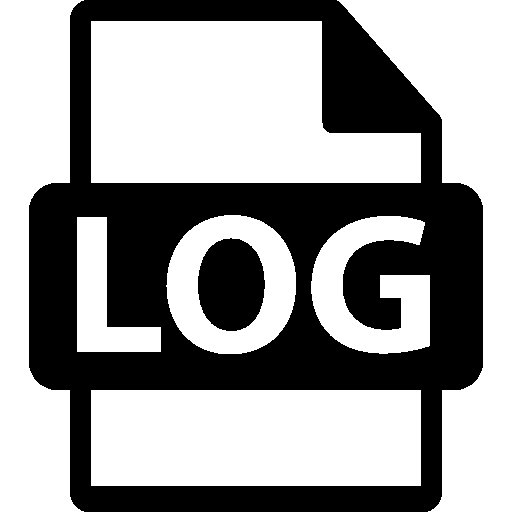
#> input picture src/resources/asset/log.png, 512 x 512 px, given in place of 1, which was not available
$ python ipcam_cv.py
#> lines starting #> are read from the running program, lines starting #| are printed output that depends on the picture; after the words box and inside, x2 and y2 are one past the last pixel; in counts of white or black regions, pixels touching at a corner belong together; pictures that were not available may be replaced by others from this repository, and a replacement may not be noted
"""
To do IP camera output and image capture.
"""
import argparse
import time
import datetime
import cv2

#ADD is the address to access IP camera.
ADD = 'rtsp://admin:1234@192.168.100.253:554/1/1'
# Cap can call protocols to RTSP and stream videos from cameras.
cap = cv2.VideoCapture(ADD)
state = ''


# 프레임에 검은색 픽셀 사각형 그리기.
def find_black_pixels(frame, th,y_value):

    """ Find the black pixels with threshold and draw a rectangle.

        Args:
            frame (frame): Original image for graying
            th (int): Threshold for gray value conversion
            y_value (int): Range to apply the rectangle on the y-axis

        Return:
            frame: The selected threshold part is overlaid on the image.
    """

    gray = cv2.cvtColor(frame, cv2.COLOR_BGR2GRAY)

    _, thresh = cv2.threshold(gray, th, 255, cv2.THRESH_BINARY)
    # thresh = cv2.adaptiveThreshold(gray, 255, cv2.ADAPTIVE_THRESH_GAUSSIAN_C, cv2.THRESH_BINARY,30,2)

    dilated = cv2.dilate(thresh, None, iterations=3)

    contours, _ = cv2.findContours(dilated, cv2.RETR_TREE, cv2.CHAIN_APPROX_SIMPLE)

    for contour in contours:
        (x, y, w, h) = cv2.boundingRect(contour)
        #contour 영역 중에 사각형을 씌울 조건걸기
        if cv2.contourArea(contour) > 600 or y >= y_value:
            continue
        # 사각형 및 텍스트 표시하기
        cv2.rectangle(frame, (x, y), (x+w, y+h), (0, 255, 0), 3)
        pixel = f"({x}, {y})"
        cv2.putText(frame, pixel, (x+3, y-10), cv2.FONT_HERSHEY_COMPLEX, 0.5, (0, 0, 255))


def run_ipcam(args: argparse.Namespace):
    """It has one parameter, 'timer' is the number that sets the capture time period."""

    """ Print and save the image and returns the status of the program.

        Args:
            args.m (int) : time interval for saving pictures (minutes)
            args.t (int) : Argument value to go to 'find_black_pixels' method
            args.y (int) : Argument value to go to 'find_black_pixels' method

        Returns:
            String : Pressing the keyboard 'q' returns the character 'end'.
    """

    try:
        ret, frame = cap.read()
        find_black_pixels(frame,args.t,args.y)
        video = cv2.resize(frame, dsize=(1920,1024))
        cv2.imshow("IP Camera stream", video)

        secs = time.time()

        if datetime.datetime.now().minute % args.m == 0 and datetime.datetime.now().second == 0:
            """Capture the video you are streaming and save it as an image."""

            epoch = int(secs)

            print('Saved frame number : ' + str(int(cap.get(1))))
            cv2.imwrite("images/%d.png" % epoch, frame)

            tm = time.gmtime(secs)
            print("[{0}년{1}월{2}일 {3}시 {4}분] Saved frame - {5}".format(tm.tm_year, tm.tm_mon,
                                                tm.tm_mday, tm.tm_hour + 9, tm.tm_min, epoch))

            time.sleep(1)
        if cv2.waitKey(1) & 0xFF == ord('q'):
            cv2.destroyAllWindows()
            global state
            state = 'end'
            print('프로그램 종료')


    except Exception as E:
        print(E)

    return state

if __name__ == "__main__":

    parser = argparse.ArgumentParser(description="image save and rectangle on black pixel")
    parser.add_argument("-m", default=1, type=int, help="time interval for saving pictures (minutes) ")
    parser.add_argument("-t", default=60, type=int, help="cv threshold value")
    parser.add_argument("-y", default=1000, type=int, help="hide y axis")
    args = parser.parse_args()
    while state != 'end':
       run_ipcam(args)
#> this loop made 1 pass; (key q is pressed on pass 1)
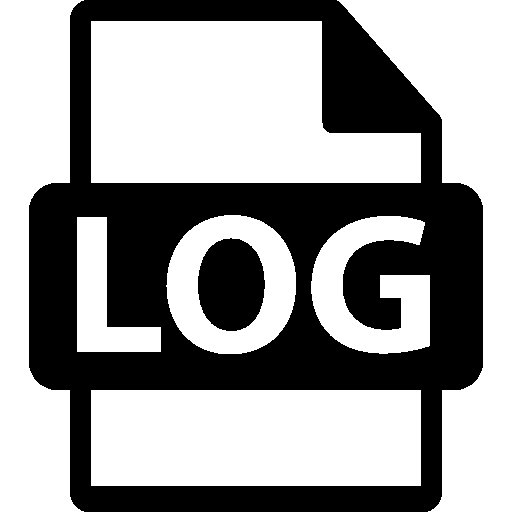
#> input picture src/resources/asset/log.png, 512 x 512 px, given in place of 1, which was not available
#> pass 1, in find_black_pixels, `dilated = cv2.dilate(thresh, None, iterations=3)`:
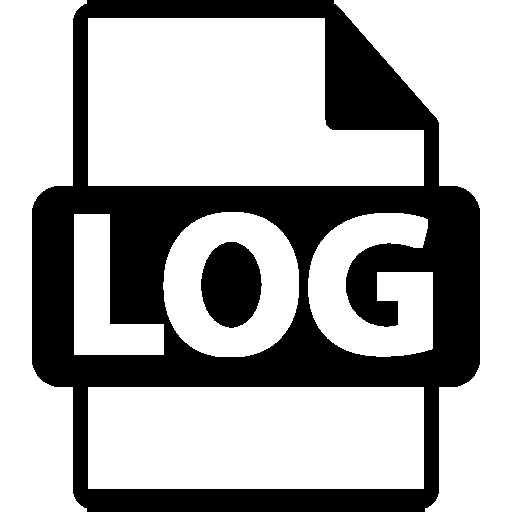
#> dilated: shape (512, 512); 67.1% white; 2 black regions, box (x1, y1, x2, y2) and area: (32, 0, 480, 512) 82150, (201, 242, 262, 328) 4061
#> pass 1, in run_ipcam, `video = cv2.resize(frame, dsize=(1920,1024))`:
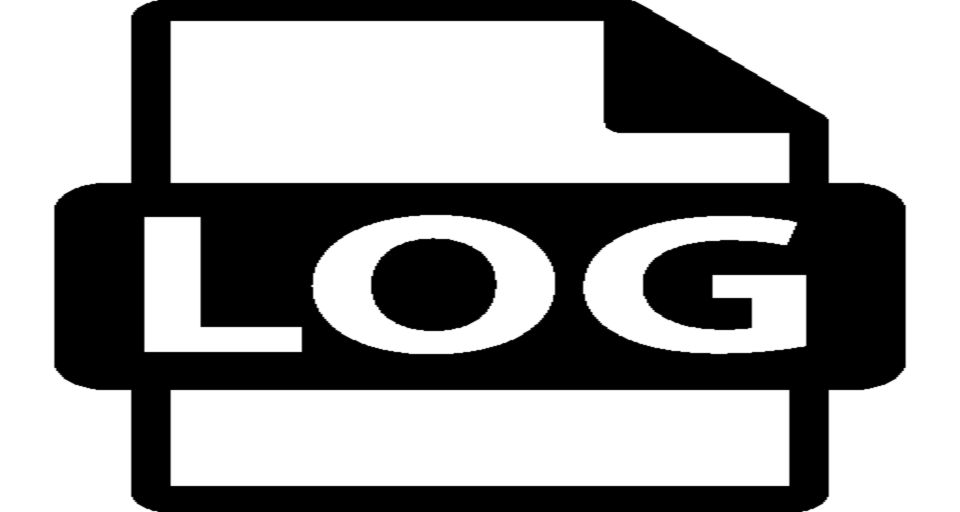
#> video: shape (1024, 1920, 3) (shown at 1/2 size); min 0, max 255, mean 155.5
